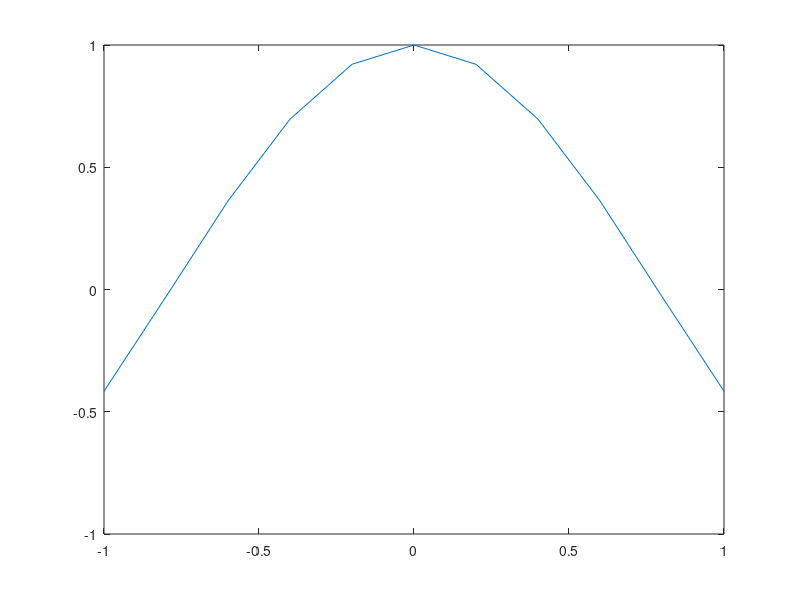

MATLAB code to generate this figure: (Note: this script raises an error after producing the figure.)
clear all;
clc;
f = @(x) cos(2*x);
g = @(x) abs(x)*cos(x^2);
a = -1;
b = 1;
n_tab = 2:2:50;
j = linspace(a,b,11);
figure; plot(j, f(j)); hold on
for i=1:length(n_tab)
    n = n_tab(i);
    x = linspace(a, b, n+1);
    t = [x(1) x(1) x(1) x x(end) x(end) x(end)];
    c = zeros(1,n+3);
    for i=1:(n+3)
        if (i==1)
            lambdaf = f(x(1));
        elseif (i==2)
            lambdaf = 1/18*(-5*f(x(1)) + 40*f(1/2*(x(1)+x(2))) - 24*f(x(2)) + 8*f(1/2*(x(2)+x(3))) - f(x(3)));
        elseif (i==(n+2))
            lambdaf = 1/18*(-f(x(n-1)) + 8*f(1/2*(x(n-1)+x(n))) - 24*f(x(n)) + 40*f(1/2*(x(n)+x(n+1))) - 5*f(x(n+1)));
        elseif (i==(n+3))
            lambdaf = f(x(n+1));
        else
            lambdaf = 1/6*(f(x(i-3+1)) - 8*f(1/2*(x(i-1)+x(i-2))) + 20*f(x(i-2+1)) - 8*f(1/2*(x(i-1)+x(i))) + f(x(i)));
        end
        c(i) = lambdaf;
    end
    
    y = deBoor(t,c,j);
    plot(j, y); hold on
    napaka = max(abs(odsekomaLinearnaAproksimacija(f,a,b,n,j) - y))
end

